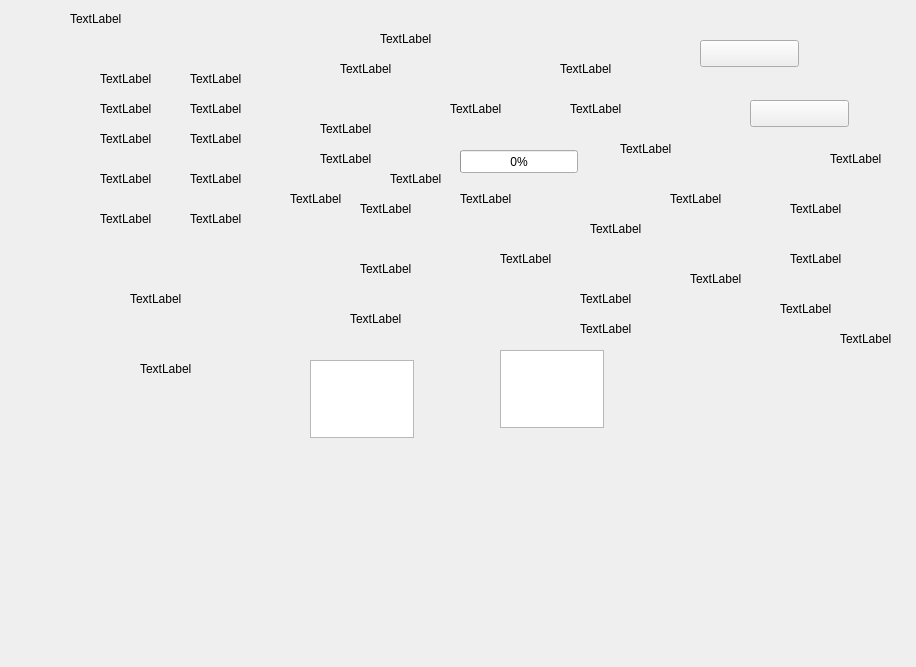
<?xml version="1.0" encoding="UTF-8"?>
<ui version="4.0">
 <class>QAutoTestaProcessForm</class>
 <widget class="QWidget" name="QAutoTestaProcessForm">
  <property name="geometry">
   <rect>
    <x>0</x>
    <y>0</y>
    <width>916</width>
    <height>667</height>
   </rect>
  </property>
  <property name="windowTitle">
   <string>Form</string>
  </property>
  <widget class="QLabel" name="lb_autotestpt_mingcheng">
   <property name="geometry">
    <rect>
     <x>380</x>
     <y>30</y>
     <width>67</width>
     <height>17</height>
    </rect>
   </property>
   <property name="text">
    <string>TextLabel</string>
   </property>
  </widget>
  <widget class="QLabel" name="lb_autotestpt_tiji">
   <property name="geometry">
    <rect>
     <x>450</x>
     <y>100</y>
     <width>67</width>
     <height>17</height>
    </rect>
   </property>
   <property name="text">
    <string>TextLabel</string>
   </property>
  </widget>
  <widget class="QLabel" name="lb_autotestpt_nongdu">
   <property name="geometry">
    <rect>
     <x>830</x>
     <y>150</y>
     <width>67</width>
     <height>17</height>
    </rect>
   </property>
   <property name="text">
    <string>TextLabel</string>
   </property>
  </widget>
  <widget class="QLabel" name="lb_autotestpt_xishishui">
   <property name="geometry">
    <rect>
     <x>500</x>
     <y>250</y>
     <width>67</width>
     <height>17</height>
    </rect>
   </property>
   <property name="text">
    <string>TextLabel</string>
   </property>
  </widget>
  <widget class="QLabel" name="lb_autotestpt_pengsuan">
   <property name="geometry">
    <rect>
     <x>590</x>
     <y>220</y>
     <width>67</width>
     <height>17</height>
    </rect>
   </property>
   <property name="text">
    <string>TextLabel</string>
   </property>
  </widget>
  <widget class="QLabel" name="lb_autotestpt_xishu">
   <property name="geometry">
    <rect>
     <x>670</x>
     <y>190</y>
     <width>67</width>
     <height>17</height>
    </rect>
   </property>
   <property name="text">
    <string>TextLabel</string>
   </property>
  </widget>
  <widget class="QLabel" name="lb_autotestpt_jian">
   <property name="geometry">
    <rect>
     <x>580</x>
     <y>290</y>
     <width>67</width>
     <height>17</height>
    </rect>
   </property>
   <property name="text">
    <string>TextLabel</string>
   </property>
  </widget>
  <widget class="QLabel" name="lb_autotestpt_zhengliu">
   <property name="geometry">
    <rect>
     <x>580</x>
     <y>320</y>
     <width>67</width>
     <height>17</height>
    </rect>
   </property>
   <property name="text">
    <string>TextLabel</string>
   </property>
  </widget>
  <widget class="QLabel" name="lb_autotestpt_yangpinliang">
   <property name="geometry">
    <rect>
     <x>620</x>
     <y>140</y>
     <width>67</width>
     <height>17</height>
    </rect>
   </property>
   <property name="text">
    <string>TextLabel</string>
   </property>
  </widget>
  <widget class="QLabel" name="lb_autotestpt_bianhao">
   <property name="geometry">
    <rect>
     <x>560</x>
     <y>60</y>
     <width>67</width>
     <height>17</height>
    </rect>
   </property>
   <property name="text">
    <string>TextLabel</string>
   </property>
  </widget>
  <widget class="QLabel" name="lb_autotestpt_ml1">
   <property name="geometry">
    <rect>
     <x>790</x>
     <y>200</y>
     <width>67</width>
     <height>17</height>
    </rect>
   </property>
   <property name="text">
    <string>TextLabel</string>
   </property>
  </widget>
  <widget class="QLabel" name="lb_autotestpt_ml2">
   <property name="geometry">
    <rect>
     <x>790</x>
     <y>250</y>
     <width>67</width>
     <height>17</height>
    </rect>
   </property>
   <property name="text">
    <string>TextLabel</string>
   </property>
  </widget>
  <widget class="QLabel" name="lb_autotestpt_ml3">
   <property name="geometry">
    <rect>
     <x>690</x>
     <y>270</y>
     <width>67</width>
     <height>17</height>
    </rect>
   </property>
   <property name="text">
    <string>TextLabel</string>
   </property>
  </widget>
  <widget class="QLabel" name="lb_autotestpt_ml4">
   <property name="geometry">
    <rect>
     <x>780</x>
     <y>300</y>
     <width>67</width>
     <height>17</height>
    </rect>
   </property>
   <property name="text">
    <string>TextLabel</string>
   </property>
  </widget>
  <widget class="QLabel" name="lb_autotestpt_mol">
   <property name="geometry">
    <rect>
     <x>840</x>
     <y>330</y>
     <width>67</width>
     <height>17</height>
    </rect>
   </property>
   <property name="text">
    <string>TextLabel</string>
   </property>
  </widget>
  <widget class="QPushButton" name="pb_autotestpt_back">
   <property name="geometry">
    <rect>
     <x>700</x>
     <y>40</y>
     <width>99</width>
     <height>27</height>
    </rect>
   </property>
   <property name="text">
    <string/>
   </property>
  </widget>
  <widget class="QPushButton" name="pb_autotestpt_naoh">
   <property name="geometry">
    <rect>
     <x>750</x>
     <y>100</y>
     <width>99</width>
     <height>27</height>
    </rect>
   </property>
   <property name="text">
    <string/>
   </property>
  </widget>
  <widget class="QLabel" name="lb_autotestpt_didingtiji">
   <property name="geometry">
    <rect>
     <x>360</x>
     <y>200</y>
     <width>67</width>
     <height>17</height>
    </rect>
   </property>
   <property name="text">
    <string>TextLabel</string>
   </property>
  </widget>
  <widget class="QLabel" name="lb_autotestpt_jieguo">
   <property name="geometry">
    <rect>
     <x>360</x>
     <y>260</y>
     <width>67</width>
     <height>17</height>
    </rect>
   </property>
   <property name="text">
    <string>TextLabel</string>
   </property>
  </widget>
  <widget class="QLabel" name="lb_autotestpt_jieguodanwei">
   <property name="geometry">
    <rect>
     <x>320</x>
     <y>120</y>
     <width>67</width>
     <height>17</height>
    </rect>
   </property>
   <property name="text">
    <string>TextLabel</string>
   </property>
  </widget>
  <widget class="QLabel" name="lb_autotestpt_zhuangtai">
   <property name="geometry">
    <rect>
     <x>350</x>
     <y>310</y>
     <width>67</width>
     <height>17</height>
    </rect>
   </property>
   <property name="text">
    <string>TextLabel</string>
   </property>
  </widget>
  <widget class="QProgressBar" name="pr_autotest_progressBar">
   <property name="geometry">
    <rect>
     <x>460</x>
     <y>150</y>
     <width>118</width>
     <height>23</height>
    </rect>
   </property>
   <property name="maximum">
    <number>100</number>
   </property>
   <property name="value">
    <number>0</number>
   </property>
  </widget>
  <widget class="QLabel" name="label_name">
   <property name="geometry">
    <rect>
     <x>100</x>
     <y>70</y>
     <width>67</width>
     <height>17</height>
    </rect>
   </property>
   <property name="text">
    <string>TextLabel</string>
   </property>
  </widget>
  <widget class="QLabel" name="label_yangpinpihao">
   <property name="geometry">
    <rect>
     <x>100</x>
     <y>100</y>
     <width>67</width>
     <height>17</height>
    </rect>
   </property>
   <property name="text">
    <string>TextLabel</string>
   </property>
  </widget>
  <widget class="QLabel" name="label_kongbaitiji">
   <property name="geometry">
    <rect>
     <x>100</x>
     <y>130</y>
     <width>67</width>
     <height>17</height>
    </rect>
   </property>
   <property name="text">
    <string>TextLabel</string>
   </property>
  </widget>
  <widget class="QLabel" name="label_nongdu">
   <property name="geometry">
    <rect>
     <x>100</x>
     <y>170</y>
     <width>67</width>
     <height>17</height>
    </rect>
   </property>
   <property name="text">
    <string>TextLabel</string>
   </property>
  </widget>
  <widget class="QLabel" name="label_yangpinliang">
   <property name="geometry">
    <rect>
     <x>100</x>
     <y>210</y>
     <width>67</width>
     <height>17</height>
    </rect>
   </property>
   <property name="text">
    <string>TextLabel</string>
   </property>
  </widget>
  <widget class="QLabel" name="label_pengsuan">
   <property name="geometry">
    <rect>
     <x>190</x>
     <y>70</y>
     <width>67</width>
     <height>17</height>
    </rect>
   </property>
   <property name="text">
    <string>TextLabel</string>
   </property>
  </widget>
  <widget class="QLabel" name="label_xishishui">
   <property name="geometry">
    <rect>
     <x>190</x>
     <y>100</y>
     <width>67</width>
     <height>17</height>
    </rect>
   </property>
   <property name="text">
    <string>TextLabel</string>
   </property>
  </widget>
  <widget class="QLabel" name="label_jian">
   <property name="geometry">
    <rect>
     <x>190</x>
     <y>130</y>
     <width>67</width>
     <height>17</height>
    </rect>
   </property>
   <property name="text">
    <string>TextLabel</string>
   </property>
  </widget>
  <widget class="QLabel" name="label_zhengliu">
   <property name="geometry">
    <rect>
     <x>190</x>
     <y>170</y>
     <width>67</width>
     <height>17</height>
    </rect>
   </property>
   <property name="text">
    <string>TextLabel</string>
   </property>
  </widget>
  <widget class="QLabel" name="label_danbaixishu">
   <property name="geometry">
    <rect>
     <x>190</x>
     <y>210</y>
     <width>67</width>
     <height>17</height>
    </rect>
   </property>
   <property name="text">
    <string>TextLabel</string>
   </property>
  </widget>
  <widget class="QLabel" name="lb_autotestpt_danweitype">
   <property name="geometry">
    <rect>
     <x>340</x>
     <y>60</y>
     <width>67</width>
     <height>17</height>
    </rect>
   </property>
   <property name="text">
    <string>TextLabel</string>
   </property>
  </widget>
  <widget class="QLabel" name="label_wendu1">
   <property name="geometry">
    <rect>
     <x>130</x>
     <y>290</y>
     <width>67</width>
     <height>17</height>
    </rect>
   </property>
   <property name="text">
    <string>TextLabel</string>
   </property>
  </widget>
  <widget class="QLabel" name="label_wendu2">
   <property name="geometry">
    <rect>
     <x>140</x>
     <y>360</y>
     <width>67</width>
     <height>17</height>
    </rect>
   </property>
   <property name="text">
    <string>TextLabel</string>
   </property>
  </widget>
  <widget class="QLabel" name="label_shuju">
   <property name="geometry">
    <rect>
     <x>320</x>
     <y>150</y>
     <width>67</width>
     <height>17</height>
    </rect>
   </property>
   <property name="text">
    <string>TextLabel</string>
   </property>
  </widget>
  <widget class="QLabel" name="label_fangfa">
   <property name="geometry">
    <rect>
     <x>460</x>
     <y>190</y>
     <width>67</width>
     <height>17</height>
    </rect>
   </property>
   <property name="text">
    <string>TextLabel</string>
   </property>
  </widget>
  <widget class="QLabel" name="label_zhuangtai">
   <property name="geometry">
    <rect>
     <x>570</x>
     <y>100</y>
     <width>67</width>
     <height>17</height>
    </rect>
   </property>
   <property name="text">
    <string>TextLabel</string>
   </property>
  </widget>
  <widget class="QLabel" name="label_event">
   <property name="geometry">
    <rect>
     <x>290</x>
     <y>190</y>
     <width>67</width>
     <height>17</height>
    </rect>
   </property>
   <property name="text">
    <string>TextLabel</string>
   </property>
  </widget>
  <widget class="QLabel" name="label_oldresualt">
   <property name="geometry">
    <rect>
     <x>390</x>
     <y>170</y>
     <width>67</width>
     <height>17</height>
    </rect>
   </property>
   <property name="text">
    <string>TextLabel</string>
   </property>
  </widget>
  <widget class="QTextEdit" name="textEdit_event">
   <property name="geometry">
    <rect>
     <x>310</x>
     <y>360</y>
     <width>104</width>
     <height>78</height>
    </rect>
   </property>
   <property name="readOnly">
    <bool>true</bool>
   </property>
  </widget>
  <widget class="QTextEdit" name="textEdit_Resualt">
   <property name="geometry">
    <rect>
     <x>500</x>
     <y>350</y>
     <width>104</width>
     <height>78</height>
    </rect>
   </property>
   <property name="readOnly">
    <bool>true</bool>
   </property>
  </widget>
  <widget class="QLabel" name="label_yangpinliangdanwei">
   <property name="geometry">
    <rect>
     <x>70</x>
     <y>10</y>
     <width>67</width>
     <height>17</height>
    </rect>
   </property>
   <property name="text">
    <string>TextLabel</string>
   </property>
  </widget>
 </widget>
 <resources/>
 <connections/>
</ui>
